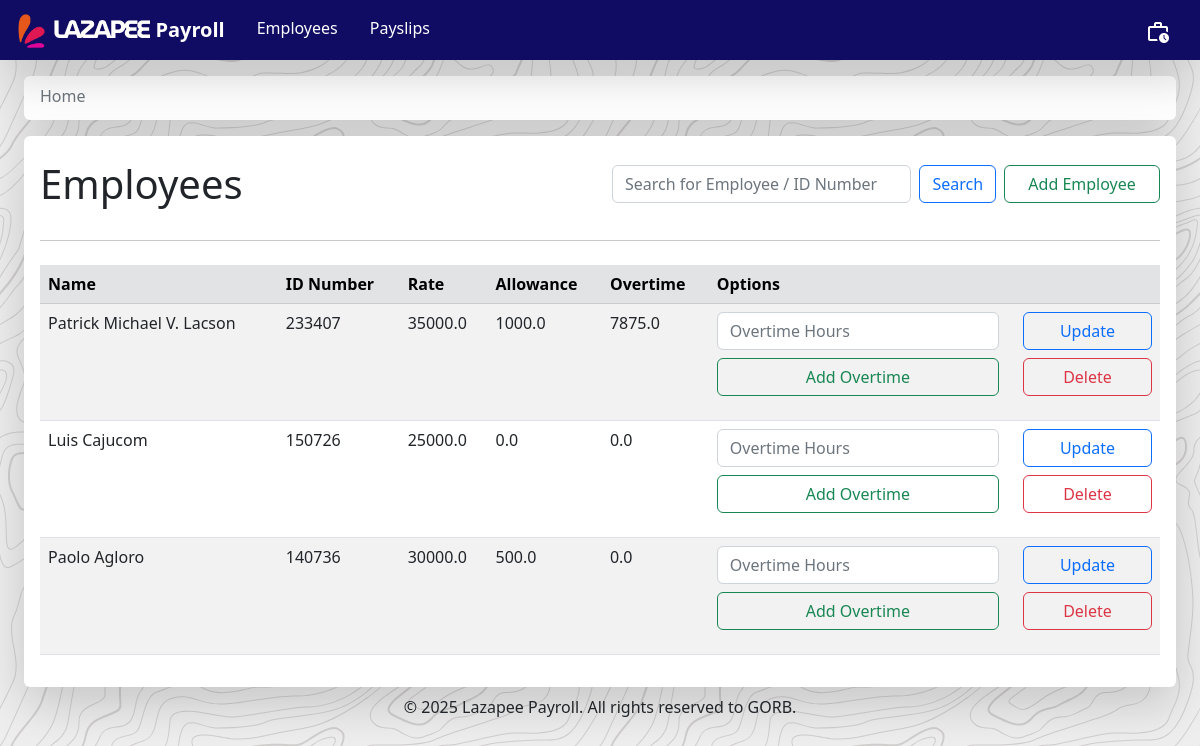
Before: / with the older database file.
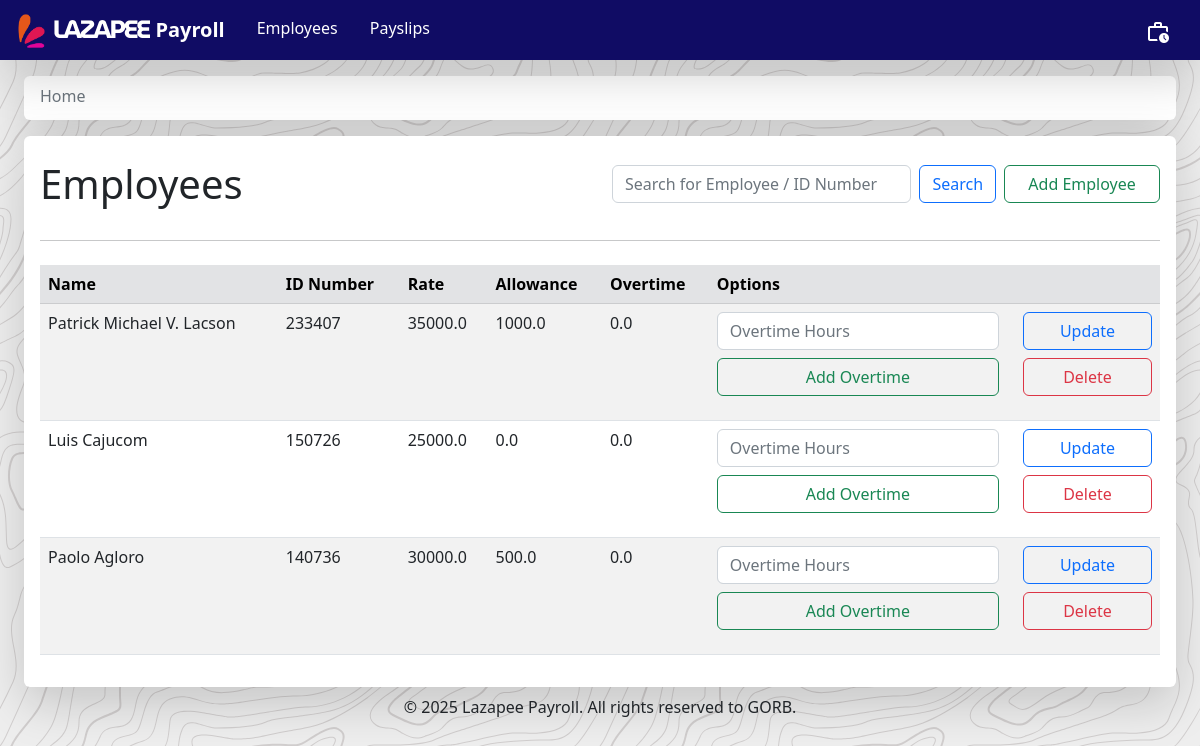
After: the same page with the newer database file.
### payroll_app/models.py (models this page shows, shortened)
class Employee(models.Model):
    name = models.CharField(max_length = 300)
    id_number = models.CharField(max_length = 300, unique = True)
    rate = models.FloatField()
    overtime_pay = models.FloatField(null=True)
    allowance = models.FloatField(null=True)
    def getName(self):
        return self.name
    def getID(self):
        return self.id_number
    def getRate(self):
        return self.rate
    def getOvertime(self):
        return self.overtime_pay
    def getAllowance(self):
        return self.allowance

### payroll_app/views.py (the view)
# urls.py: path('', views.employees_page, name='employees'),
def employees_page(request):
    global history
    if (request.method=="POST"):
        button = request.POST.get("button")
        if button == "search":
            creds = request.POST.get("Search")
            if creds.isdigit() == True:
                employees = Employee.objects.filter(id_number=creds)
                return render(request, 'payroll_app/employees_page.html', {'employees':employees, 'history':history})
            else:
                employees = Employee.objects.filter(name__icontains=creds)
                return render(request, 'payroll_app/employees_page.html', {'employees':employees, 'history':history})
        elif button == "add_overtime":
            id = request.POST.get("employee_id")
            hours = request.POST.get("hours")
            overtime = get_object_or_404(Employee, id_number=id).getOvertime() + (get_object_or_404(Employee, id_number=id).getRate()/160) * 1.5 * int(hours)
            Employee.objects.filter(id_number=id).update(overtime_pay=overtime)
            employees = Employee.objects.all()
            return render(request, 'payroll_app/employees_page.html', {'employees':employees, 'history':history})
    else:
        employees = Employee.objects.all()
        message = request.session.pop('message', None)
        return render(request, 'payroll_app/employees_page.html', {'employees':employees, 'message':message, 'history':history})

### payroll_app/templates/payroll_app/employees_page.html (shortened to what this page needs)
{% extends 'payroll_app/base.html' %}
{% load static %}
    {% block directory %}
        <ol class="breadcrumb mb-1">
            <li class="breadcrumb-item">
                <a href="{% url 'employees' %}" class="text-secondary text-decoration-none">Home</a>
            </li>
        </ol>
    {% endblock %}
    {% block content %}
        <div class="navbar mt-3 mx-4 p-3 shadow-lg rounded div-animation" style="background-color: white">
            <div class="w-100">
                <div class="row align-items-center">
                    <div class="col">
                        <h1 class="mt-2">Employees</h1>
                    </div>
                    <div class="col">
                        <form class="form-inline my-2 d-flex" method="POST"> {% csrf_token %}
                            <input class="form-control" type="search" placeholder="Search for Employee / ID Number" name="Search">
                            <button class="btn btn-outline-primary mx-2" type="submit" name="button" value="search">Search</button>
                            <a class="btn btn-outline-success w-50" href="{% url 'create_employee' %}">Add Employee</a>
                        </form>
                    </div>
                </div>
                <hr class="my-4">
            </div>
            <table class="table table-hover table-striped">
                <thead class="table-secondary">
                    <th scope="col"> Name </th>
                    <th scope="col"> ID Number </th>
                    <th scope="col"> Rate </th>
                    <th scope="col"> Allowance </th>
                    <th scope="col"> Overtime </th>
                    <th scope="col"> Options </th>
                </thead>
                <tbody>
                    {% for e in employees %}
                    <tr>
                        <td> {{ e.getName }} </td>
                        <td> {{ e.getID }} </td>
                        <td> {{ e.getRate }} </td>
                        <td> {{ e.getAllowance }} </td>
                        <td> {{ e.getOvertime }} </td>
                        <td>
                            <form method="POST">{% csrf_token %}
                                <div class="row mb-2">
                                    <div class="col-8">
                                        <input type="number" class="form-control" id="hours" name="hours" placeholder="Overtime Hours" min="0">
                                    </div>
                                    <div class="col-4">
                                        <a href="{% url 'update_employee' pk=e.pk %}" class="btn btn-outline-primary px-3 mr-3 w-100">Update</a>
                                    </div>
                                </div>
                                <div class="row">
                                    <div class="col-8">
                                        <button type="submit" class="btn btn-outline-success mr-1 w-100" name="button" value="add_overtime">Add Overtime</button>
                                    </div>
                                    <div class="col-4">
                                        <a href="{% url 'delete_employee' pk=e.pk %}" class="btn btn-outline-danger px-3 mr-3 w-100">Delete</a>
                                    </div>
                                </div>
                            </form>
                        </td>
                    </tr>
                    {% endfor %}
                </tbody>
            </table>
        </div>
    {% endblock %}

Changed rows visible on the page:
changed Employee "Patrick Michael V. Lacson": getOvertime "7875.0" → "0.0"
